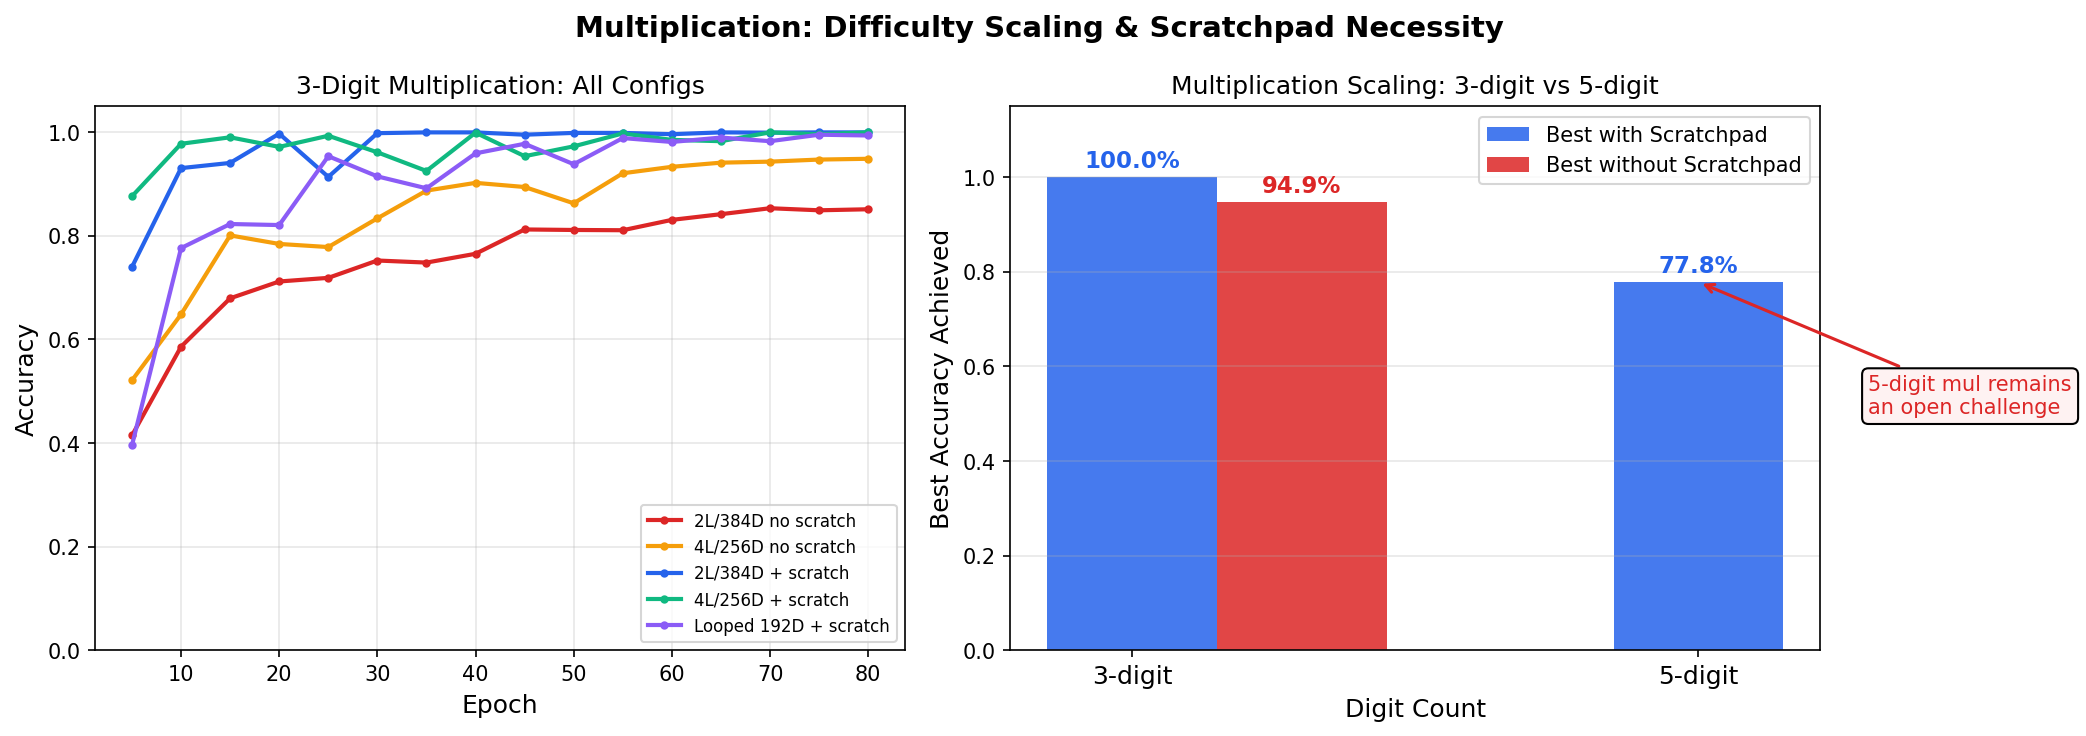

Source code (Python):
"""
Evidence: Multiplication difficulty scales steeply with digit count; scratchpad is essential
Finding: experiment-scratchpad-2L384D, scratchpad-chain-of-thought, multiplication-scaling-requirements
Generated: 2026-04-15
"""
import json
import matplotlib.pyplot as plt
import matplotlib
matplotlib.use('Agg')
import numpy as np

RESULTS_DIR = "experiments/results"

def eval_epochs(data):
    """Filter epoch_logs to only entries with accuracy (eval every 5 epochs)."""
    return [e for e in data["epoch_logs"] if "accuracy" in e]

# 3-digit mul experiments
configs_3d = [
    ("2L/384D\nno scratch", "mul_3d_reversed_2L4H384D_mul_baseline_2L384D.json", '#dc2626'),
    ("4L/256D\nno scratch", "mul_3d_reversed_4L4H256D_mul_4L256D.json", '#f59e0b'),
    ("2L/384D\n+ scratch", "mul_3d_reversed_2L4H384D_scratchpad_2L384D.json", '#2563eb'),
    ("4L/256D\n+ scratch", "mul_3d_reversed_4L4H256D_scratchpad_4L256D.json", '#10b981'),
    ("Looped 192D\n+ scratch", "mul_3d_reversed_1L4H192D_looped_mul_scratchpad.json", '#8b5cf6'),
]

# 5-digit mul
configs_5d = [
    ("2L/384D 5d\n+ scratch", "mul_5d_reversed_2L4H384D_mul_5digit_2L384D.json", '#06b6d4'),
]

fig, axes = plt.subplots(1, 2, figsize=(14, 5))
fig.suptitle("Multiplication: Difficulty Scaling & Scratchpad Necessity", fontsize=14, fontweight='bold')

# --- Panel 1: 3-digit mul convergence ---
ax = axes[0]
for label, fname, color in configs_3d:
    with open(f"{RESULTS_DIR}/{fname}") as f:
        d = json.load(f)
    epochs = [e["epoch"] for e in eval_epochs(d)]
    accs = [e["accuracy"] for e in eval_epochs(d)]
    ls = '-' if 'scratch' in label.lower() else '--'
    ax.plot(epochs, accs, ls, color=color, label=label.replace('\n', ' '), linewidth=2, markersize=3, marker='o')

ax.set_xlabel('Epoch', fontsize=12)
ax.set_ylabel('Accuracy', fontsize=12)
ax.set_title('3-Digit Multiplication: All Configs', fontsize=12)
ax.legend(fontsize=8, loc='lower right')
ax.set_ylim(0, 1.05)
ax.grid(True, alpha=0.3)

# --- Panel 2: Digit scaling ---
ax = axes[1]

# Collect best accuracy at each digit count
digit_counts = [3, 5]
best_no_scratch = [0.949, None]  # 3d: 4L256D no scratch; no 5d without scratch tested
best_with_scratch = [1.0, 0.7785]  # 3d: 2L384D+sp; 5d: 2L384D+sp

x = np.arange(len(digit_counts))
width = 0.3

bars_sp = ax.bar(x, [b if b else 0 for b in best_with_scratch], width,
                 label='Best with Scratchpad', color='#2563eb', alpha=0.85)
# Only plot no-scratch where we have data
bars_nosp = ax.bar([0 + width], [0.949], width,
                   label='Best without Scratchpad', color='#dc2626', alpha=0.85)

for i, (sp, nsp) in enumerate(zip(best_with_scratch, best_no_scratch)):
    if sp:
        ax.text(i, sp + 0.02, f'{sp:.1%}', ha='center', fontsize=11, fontweight='bold', color='#2563eb')
    if nsp:
        ax.text(i + width, nsp + 0.02, f'{nsp:.1%}', ha='center', fontsize=11, fontweight='bold', color='#dc2626')

ax.set_xlabel('Digit Count', fontsize=12)
ax.set_ylabel('Best Accuracy Achieved', fontsize=12)
ax.set_title('Multiplication Scaling: 3-digit vs 5-digit', fontsize=12)
ax.set_xticks(x)
ax.set_xticklabels([f'{d}-digit' for d in digit_counts], fontsize=12)
ax.set_ylim(0, 1.15)
ax.legend(fontsize=10)
ax.grid(True, alpha=0.3, axis='y')

ax.annotate('5-digit mul remains\nan open challenge', xy=(1, 0.7785),
           xytext=(1.3, 0.5), fontsize=10, color='#dc2626',
           arrowprops=dict(arrowstyle='->', color='#dc2626', lw=1.5),
           bbox=dict(boxstyle='round', facecolor='#fef2f2'))

plt.tight_layout()
plt.savefig('outputs/evidence/multiplication_scaling.png', dpi=150, bbox_inches='tight')
print("Saved: outputs/evidence/multiplication_scaling.png")
